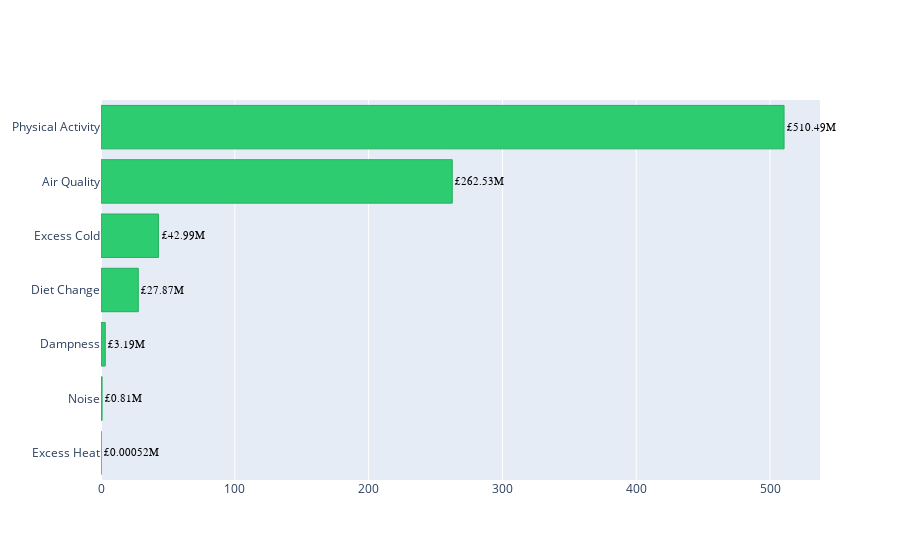

The notebook cell this image was saved under:
### Code cell
# Create diverging bar chart
import plotly.graph_objects as go
fig = go.Figure()

# Create custom text labels with consistent formatting
def format_value(val):
    abs_val = abs(val)
    if abs_val < 0.001 and abs_val > 0:
        return f'£{abs_val:.5f}M'  # 5 decimals for very small values
    elif abs_val < 0.1:
        return f'£{abs_val:.4f}M'  # 4 decimals for small values
    else:
        return f'£{abs_val:.2f}M'  # 2 decimals for normal values

positive_data['formatted_text'] = positive_data['value'].apply(format_value)

fig.add_trace(go.Bar(
    y=positive_data['benefit_type'],
    x=positive_data['value'],
    orientation='h',
    name='Co-benefits',
    marker=dict(color='#2ecc71', line=dict(color='#27ae60', width=1)),
    text=positive_data['formatted_text'],
    textposition='outside',
    textfont=dict(color='black', size=11, family='Arial Black'),
    cliponaxis=False,
    hovertemplate='<b>%{y}</b><br>' +
                'Value: £%{x:.5f}M<br>' +
                '<extra></extra>'
))
fig

### Figure 1 — Plotly figure (JSON) as saved in the notebook; plotly's stock layout.template omitted (floating-point values rounded to 4 significant figures)
{"data": [{"cliponaxis": false, "hovertemplate": "<b>%{y}</b><br>Value: £%{x:.5f}M<br><extra></extra>", "marker": {"color": "#2ecc71", "line": {"color": "#27ae60", "width": 1}}, "name": "Co-benefits", "orientation": "h", "text": ["£0.00052M", "£0.81M", "£3.19M", "£27.87M", "£42.99M", "£262.53M", "£510.49M"], "textfont": {"color": "black", "family": "Arial Black", "size": 11}, "textposition": "outside", "type": "bar", "x": [0.0005247, 0.8089, 3.189, 27.87, 42.99, 262.5, 510.5], "y": ["Excess Heat", "Noise", "Dampness", "Diet Change", "Excess Cold", "Air Quality", "Physical Activity"]}], "layout": {}}
